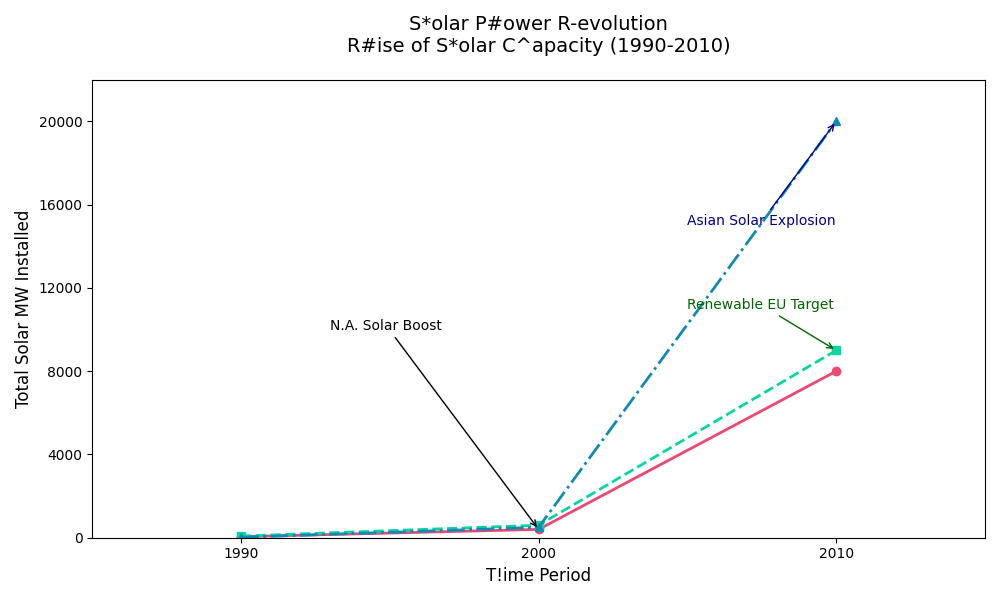

Reproduce this figure in Python.
import matplotlib.pyplot as plt
import numpy as np

decades = np.array([1990, 2000, 2010])
north_america = np.array([50, 400, 8000])
europe = np.array([80, 600, 9000])
asia = np.array([20, 500, 20000])

fig, ax = plt.subplots(figsize=(10, 6))

ax.plot(decades, north_america, marker='o', linestyle='-', color='#EF476F', linewidth=2)
ax.plot(decades, europe, marker='s', linestyle='--', color='#06D6A0', linewidth=2)
ax.plot(decades, asia, marker='^', linestyle='-.', color='#118AB2', linewidth=2)

# Randomly altered textual elements
ax.set_title('S*olar P#ower R-evolution\nR#ise of S*olar C^apacity (1990-2010)', fontsize=14, pad=20)
ax.set_xlabel('T!ime Period', fontsize=12)
ax.set_ylabel('Total Solar MW Installed', fontsize=12)

ax.set_xlim(1985, 2015)
ax.set_ylim(0, 22000)
ax.set_xticks(decades)
ax.set_yticks(np.arange(0, 22001, 4000))

ax.annotate('N.A. Solar Boost', 
            xy=(2000, north_america[1]), 
            xytext=(1993, 10000), 
            arrowprops=dict(arrowstyle='->', color='black'), 
            fontsize=10)

ax.annotate('Renewable EU Target',
            xy=(2010, europe[2]),
            xytext=(2005, europe[2] + 2000),
            arrowprops=dict(arrowstyle='->', color='darkgreen'),
            fontsize=10,
            color='darkgreen')

ax.annotate('Asian Solar Explosion',
            xy=(2010, asia[2]),
            xytext=(2005, asia[2] - 5000),
            arrowprops=dict(arrowstyle='->', color='darkblue'),
            fontsize=10,
            color='darkblue')

plt.tight_layout()

plt.show()
